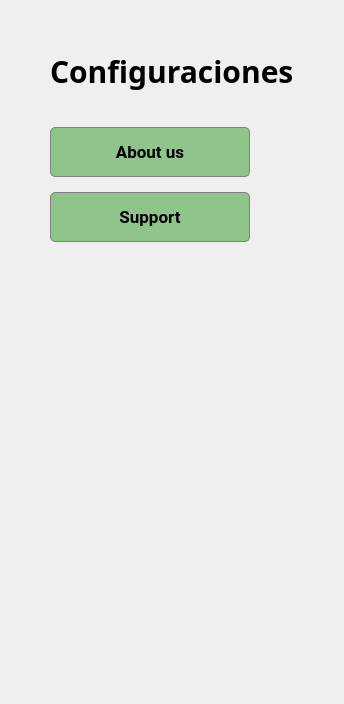
         <widget class="QWidget" name="Settings_page">
          <layout class="QGridLayout" name="gridLayout_5">
           <property name="leftMargin">
            <number>50</number>
           </property>
           <property name="topMargin">
            <number>50</number>
           </property>
           <property name="rightMargin">
            <number>50</number>
           </property>
           <property name="bottomMargin">
            <number>50</number>
           </property>
           <property name="horizontalSpacing">
            <number>15</number>
           </property>
           <property name="verticalSpacing">
            <number>20</number>
           </property>
           <item row="2" column="0">
            <spacer name="verticalSpacer_7">
             <property name="orientation">
              <enum>Qt::Vertical</enum>
             </property>
             <property name="sizeHint" stdset="0">
              <size>
               <width>20</width>
               <height>407</height>
              </size>
             </property>
            </spacer>
           </item>
           <item row="1" column="0">
            <layout class="QVBoxLayout" name="verticalLayout_7">
             <property name="spacing">
              <number>15</number>
             </property>
             <property name="topMargin">
              <number>10</number>
             </property>
             <property name="bottomMargin">
              <number>10</number>
             </property>
             <item alignment="Qt::AlignLeft">
              <widget class="QPushButton" name="about_us_button">
               <property name="sizePolicy">
                <sizepolicy hsizetype="Preferred" vsizetype="Preferred">
                 <horstretch>0</horstretch>
                 <verstretch>0</verstretch>
                </sizepolicy>
               </property>
               <property name="minimumSize">
                <size>
                 <width>200</width>
                 <height>50</height>
                </size>
               </property>
               <property name="maximumSize">
                <size>
                 <width>110</width>
                 <height>40</height>
                </size>
               </property>
               <property name="font">
                <font>
                 <family>Roboto</family>
                 <pointsize>-1</pointsize>
                 <bold>true</bold>
                 <stylestrategy>PreferAntialias</stylestrategy>
                </font>
               </property>
               <property name="cursor">
                <cursorShape>PointingHandCursor</cursorShape>
               </property>
               <property name="styleSheet">
                <string notr="true">QPushButton {
    background-color: rgba(103, 178, 98, 180); 
    font-size: 17px;
    padding: 15px;
    border: 1px solid gray;
    border-radius: 5px;
    color: black;
}

QPushButton:hover {
    background-color: rgba(103, 178, 98, 150);
    font-size: 18px;
}

QPushButton:pressed {
    background-color: rgba(103, 178, 98, 200);
    font-size: 18px;
    border: none;
}
</string>
               </property>
               <property name="text">
                <string>About us</string>
               </property>
               <property name="checkable">
                <bool>true</bool>
               </property>
              </widget>
             </item>
             <item alignment="Qt::AlignLeft">
              <widget class="QPushButton" name="support_button">
               <property name="sizePolicy">
                <sizepolicy hsizetype="Preferred" vsizetype="Preferred">
                 <horstretch>0</horstretch>
                 <verstretch>0</verstretch>
                </sizepolicy>
               </property>
               <property name="minimumSize">
                <size>
                 <width>200</width>
                 <height>50</height>
                </size>
               </property>
               <property name="maximumSize">
                <size>
                 <width>110</width>
                 <height>40</height>
                </size>
               </property>
               <property name="font">
                <font>
                 <family>Roboto</family>
                 <pointsize>-1</pointsize>
                 <bold>true</bold>
                 <stylestrategy>PreferAntialias</stylestrategy>
                </font>
               </property>
               <property name="cursor">
                <cursorShape>PointingHandCursor</cursorShape>
               </property>
               <property name="styleSheet">
                <string notr="true">QPushButton {
    background-color: rgba(103, 178, 98, 180); 
    font-size: 17px;
    padding: 15px;
    border: 1px solid gray;
    border-radius: 5px;
    color: black;
}

QPushButton:hover {
    background-color: rgba(103, 178, 98, 150);
    font-size: 18px;
}

QPushButton:pressed {
    background-color: rgba(103, 178, 98, 200);
    font-size: 18px;
    border: none;
}
</string>
               </property>
               <property name="text">
                <string>Support</string>
               </property>
               <property name="checkable">
                <bool>true</bool>
               </property>
              </widget>
             </item>
            </layout>
           </item>
           <item row="0" column="0" alignment="Qt::AlignLeft">
            <widget class="QLabel" name="label_8">
             <property name="font">
              <font>
               <family>Malgun Gothic</family>
               <pointsize>-1</pointsize>
               <italic>false</italic>
               <bold>true</bold>
              </font>
             </property>
             <property name="accessibleDescription">
              <string/>
             </property>
             <property name="styleSheet">
              <string notr="true">font-size: 30px;</string>
             </property>
             <property name="locale">
              <locale language="Spanish" country="Colombia"/>
             </property>
             <property name="text">
              <string>Configuraciones</string>
             </property>
            </widget>
           </item>
          </layout>
         </widget>
